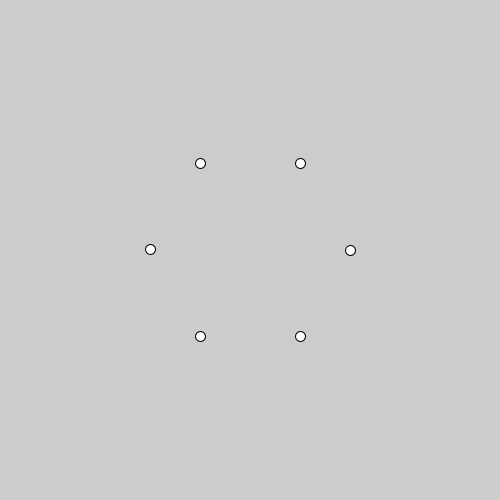
Frame 1 (no input)
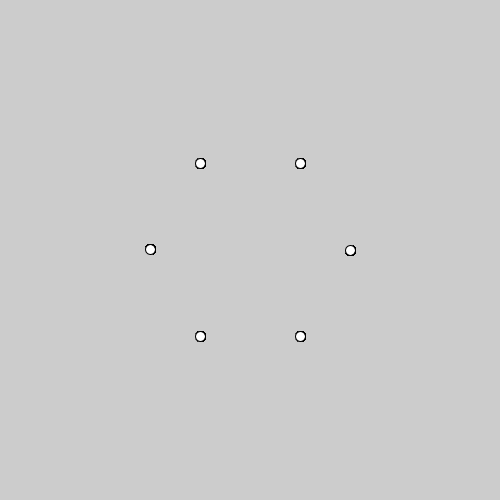
Frame 60 (the mouse pressed at the canvas centre just before this capture)
Frame 120 (the mouse held since frame 60 and released just before this capture): identical to frame 60, image omitted

The Processing sketch that drew these frames (run headless with seeded random() and noise(); from frame 60 on, the mouse is pressed at the canvas centre):

// Processing sketch: dibujando_en_circulos_01
// ── dibujando_en_circulos_01.pde
float origenX, origenY;  //usaremos este para el centro
float radio; // radio de la elipse
int nElementos; 



void setup() {
	size(500, 500);
	origenX = width/2; //mitad del ancho del canvas
	origenY = height/2; //mitad del alto del canvas
	radio = 100; //incicializamos el radio, lo vamos a modificar despues
	nElementos = 6; 
}

void draw() {
	for (int i = 0; i<nElementos;i++){
		//Calculamos el angulo: en dividimos TWO_PI (360 grados) en la cantidad de elementos,
		//en cada vuelta el ángulo aumenta porque multiplicamos por i (que va 0,1,2,3,4,etc)
		//esto da resultado en 'radianes' (otra manera de medir ángulos). Ver https://es.wikipedia.org/wiki/Radian
		float angulo = (TWO_PI/nElementos) * i;

		//calculamos la posicion X e Y para cada elemento
		//esta es una formula que calcula la distancia respecto al origen, en X e Y
		//siempre sera: ORIGEN + COSENO(o SENO) del angulo del elemento respecto al origen, multiplicado por el Radio (que tan lejos) 
		float x = origenX + cos(angulo) * radio;
		float y = origenY + sin(angulo) * radio;

		ellipse(x,y,10,10);
	}	
}
